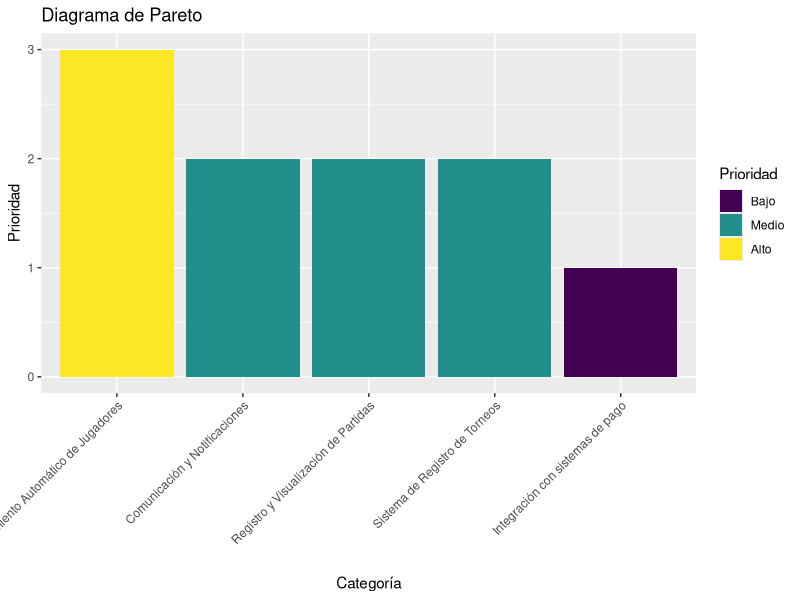

The R script that drew this image:
# Cargamos el paquete necesario
library(ggplot2)

# Creamos un dataframe con los datos
datos <- data.frame(
  Categoria = c("Sistema de Registro de Torneos", "Emparejamiento Automático de Jugadores", 
                "Registro y Visualización de Partidas", "Comunicación y Notificaciones", "Integración con sistemas de pago"),
  Prioridad = c("Medio", "Alto", "Medio", "Medio", "Bajo")
)

# Convertimos la prioridad a un factor ordenado
datos$Prioridad <- factor(datos$Prioridad, levels = c("Bajo", "Medio", "Alto"), ordered = TRUE)

# Creamos el gráfico de Pareto
pareto_plot <- ggplot(datos, aes(x = reorder(Categoria, -as.numeric(Prioridad)), y = as.numeric(Prioridad))) +
  geom_bar(stat = "identity", aes(fill = Prioridad)) +
  labs(x = "Categoría", y = "Prioridad") +
  ggtitle("Diagrama de Pareto") +
  theme(axis.text.x = element_text(angle = 45, hjust = 1))

# Imprimimos el gráfico directamente utilizando el nombre del objeto
pareto_plot
